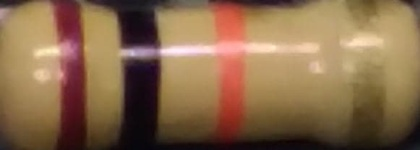
%> input picture 8.jpg, 420 x 150 px, shrunk from 581 x 207 before the run
$ octave untitled6.m   (GNU Octave 9; MATLAB toolbox functions it lacks are replaced by stand-ins)
%> lines starting %> are read from the running program, lines starting %| are printed output that depends on the picture
### onewaymg.m
%arr = L;%[1 1 2 2; 1 1 2 2; 3 3 4 4; 3 3 4 4]
function arr=onewaymg(arr,BW_)
unique_values = unique(arr);
list_ = [];

for i = 1:length(unique_values)
    [x, y] = find(arr == unique_values(i));
    locations = [x, y];
    %for j=1:length(locations)
    %end

    center_of_mass = mean(locations);

    new_element = [center_of_mass(1) center_of_mass(2)];
    list_ = vertcat(list_, new_element);

    fprintf('Center of mass for %d: (%.2f, %.2f)\n', unique_values(i), center_of_mass(1), center_of_mass(2));
end

%disp(list_);
output = []; % Initialize the output array

for i = 1:length(list_)
    myself = list_(i,:);
    result=[];
    for j = 1:length(list_)

        if j ~= i % Avoid concatenating an item with itself
            tmp = list_(j ,:);

            p1 = myself;
            p2 = tmp;

            delta = p2 - p1;
            angle = atan2(delta(2), delta(1)) * 180/pi;

            %disp(angle);
            result =[result angle]; % Concatenate the two items
        else
            result =[result inf];
        end

    end
    output = [output ; result]; % Append the result to the output array
end

%disp(output); % Display the output array

% Define the input matrix
var1 = output;%[1 2 3; 4 5 6; 7 8 9]

% Find the row and column indices of values between 3 and 5
[row_idx, col_idx] = find((var1 >= 70 & var1 <= 110) | (var1 >= -110 & var1 <= -70));

% Convert the row and column indices to (x,y) coordinates
[x, y] = meshgrid(1:size(var1, 2), 1:size(var1, 1));
x_values = x(sub2ind(size(var1), row_idx, col_idx));
y_values = y(sub2ind(size(var1), row_idx, col_idx));

% Print the (x,y) coordinates
disp('Coordinates of values between +-70 and +-110:');
%disp([x_values(:), y_values(:)]);
var1 = [x_values(:), y_values(:)];%[1 7; 2 8; 3 6];
[~, idx] = sort(var1(:, 2), 'descend');
var2 = [var1(idx, 2), var1(idx, 1)];
disp(var2);

btwx=[];
btwy=[];
for bwt=1:length(BW_)
    btx=BW_(bwt,:);
    for bxi=1:length(btx)
        if BW_(bwt,bxi)==1
            btwx=[btwx bxi];
            btwy=[btwy bwt];
            %scatter(bxi, bwt, 10, "yellow", 'filled');
        end
    end
end

% read the image
img =uint8(255 * mat2gray(arr));% outputImage;

% generate random x and y coordinates for the dots
x = list_(:,1);
y = list_(:,2);

% display the image
imshow(img);

% hold the current figure
hold on;

% plot the dots
scatter(y, x, 10, 'r', 'filled');
text(y, x, cellstr(num2str((1:length(x))')));
for kk=1:length(var2)
    tmplinet='b-';
    if mod(kk,5) == 0
        % 如果 kk 能被 5 整除
        tmplinet='g-';
    elseif mod(kk,5) == 1
        % 如果 kk 除以 5 余数为 1
        tmplinet='r-';
    elseif mod(kk,5) == 2
        % 如果 kk 除以 5 余数为 1
        tmplinet='r-';
    elseif mod(kk,5) == 3
        tmplinet='g-';
        % 如果 kk 除以 5 余数为 1
    elseif mod(kk,5) == 4
        tmplinet='b-';
        % 如果 kk 除以 5 余数为 4
    else
        tmplinet='r-';
        % 如果 kk 除以 5 余数不是 0、1 或 4
    end

    ps=plot(cat(1,list_(var2(kk,1),2), list_(var2(kk,2),2)),cat(1,list_(var2(kk,1),1), list_(var2(kk,2),1)), tmplinet, 'LineWidth', 2);

    % Define the two points
    point1 = [list_(var2(kk,1),2), list_(var2(kk,1),1)];
    point2 = [list_(var2(kk,2),2), list_(var2(kk,2),1)];

    % Calculate the midpoint
    midpoint = (point1 + point2) / 2;
    coefficients = polyfit([point1(1), point2(1)], [point1(2), point2(2)], 1);

    % Display the result
    %disp(midpoint);
    %text(midpoint(1), midpoint(2), "y=("+coefficients(1)+")x+("+coefficients(2)+")");
    ovov=point1(1):point2(1);
    vcx=(ovov.*coefficients(1))+coefficients(2);
    %scatter(ovov, vcx, 10, "yellow", 'filled');
    if length(ovov)<=0
        fprintf("X?X");
    else
        rv1=round(ovov);
        rv2=round(vcx);
        %[iqx  iqy]=intersections(ovov,vcx,btwx,btwy);
        %text(iqx, iqy, num2str(kk));
        prevx=inf;
        prevy=inf;
        countbx=0;
        for intx=1:length(rv1)
            if rv2(intx)<=length(BW_(:,1))&&rv1(intx)<=length(BW_(1,:))&&BW_(rv2(intx),rv1(intx))==1
                if abs(prevx-rv1(intx))~=1 && abs(prevy-rv2(intx))~=1
                    text(rv1(intx), rv2(intx), 'X');
                    countbx=countbx+1;
                end
                prevx= rv1(intx);
                prevy=rv2(intx);
            end
        end
        if countbx==1
            text(midpoint(1), midpoint(2), "<"+var2(kk,1)+">"+"<"+var2(kk,2)+">");
            arr(arr==var2(kk,1))=var2(kk,2);
            % arr(L==var2(pp,2))=varint;
        else
            text(midpoint(1), midpoint(2), "O");
        end
    end

end


%imshow(imoverlay(A,BW_,'cyan'),'InitialMagnification',67)

### untitled6.m
B = imread('8.jpg');
%> B is the input picture: size 150x420x3 uint8; mean R, G, B 136.5, 105.9, 75.2
A=rot90(B);
%A=B;
[L,N] = superpixels(A,50);
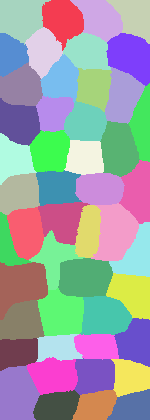
%> L: size 420x150 double; 48 distinct labels, from 1 to 48; one colour per label, 0 black
%> N = 48
BW = boundarymask(L);
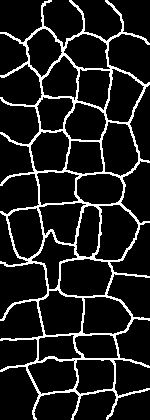
%> BW: size 420x150 logical; 11.6% white in thin lines or dots
L=onewaymg(L,BW);
%> in onewaymg, `unique_values = unique(arr);`: unique_values = 48 values from 1 to 48
%> the loop in onewaymg, `for i = 1:length(unique_values)` made 48 passes
%> new_element on passes 5 to 16: [51.72 43.93], [52.64 88.15], [55.07 12.31], [56.89 131], [80.56 61.86], [87.66 22.13], [97.26 123.3], [87.9 94.66], [125.7 142.8], [113.3 54.52], [123.4 19.87], [123.6 86.1]
%> list_ on passes 1 to 4: [18.62 21.79], [18.62 21.79; 20.58 63.38], [18.62 21.79; 20.58 63.38; 19.22 100.6], [18.62 21.79; 20.58 63.38; 19.22 100.6; 17.47 134.9]
%| Center of mass for 1: (18.62, 21.79)
%| Center of mass for 2: (20.58, 63.38)
%| Center of mass for 3: (19.22, 100.61)
%| Center of mass for 4: (17.47, 134.94)
%| Center of mass for 5: (51.72, 43.93)
%| Center of mass for 6: (52.64, 88.15)
%| Center of mass for 7: (55.07, 12.31)
%| Center of mass for 8: (56.89, 130.97)
%> (further printed lines are left out)
%> after the loop in onewaymg, `for i = 1:length(unique_values)`: list_ = 48 rows, first 12: [18.62 21.79; 20.58 63.38; 19.22 100.6; 17.47 134.9; 51.72 43.93; 52.64 88.15; 55.07 12.31; 56.89 131; 80.56 61.86; 87.66 22.13; 97.26 123.3; 87.9 94.66]
%> the loop in onewaymg, `for i = 1:length(list_)` made 48 passes
%> after the loop in onewaymg, `for i = 1:length(list_)`:
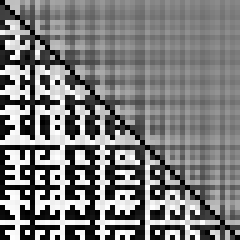
%> output: size 48x48 double (shown 5 times larger); 2.08% of the values are NaN or infinite; the others: min -180, max 180, mean -0.745; drawn with min black, max white, NaN and infinite black
%> after the loop in onewaymg, `for i = 1:length(list_)`: angle = -89.56; delta = [0.301 -39]; p1 = [406.3 96.36]; p2 = [406.6 57.36]
%> in onewaymg, `[row_idx, col_idx] = find((var1 >= 70 & var1 <= 110) | (var1 >= -110 &..`: row_idx = 180 values from 1 to 48
%> in onewaymg, `y_values = y(sub2ind(size(var1), row_idx, col_idx));`: y_values = 180 values, max 48 at index 171, min 1 at index 5, mean 23.76
%> in onewaymg, `var1 = [x_values(:), y_values(:)];`: var1 = 180 rows, first 12: [1 2; 1 3; 1 4; 1 8; 2 1; 2 3; 2 4; 3 1; 3 2; 3 4; 4 1; 4 2]
%> in onewaymg, `[~, idx] = sort(var1(:, 2), 'descend');`: idx = 180 values, max 180 at index 6, min 1 at index 174, mean 90.5
%> in onewaymg, `var2 = [var1(idx, 2), var1(idx, 1)];`: var2 = 180 rows, first 12: [48 45; 48 46; 48 47; 47 45; 47 46; 47 48; 46 45; 46 47; 46 48; 45 43; 45 44; 45 46]
%> (printed output is left out)
%> after the loop in onewaymg, `for bwt=1:length(BW_)`: btwx = 7303 values, max 150 at index 736, min 1 at index 325, mean 75.43; btwy = 7303 values from 1 to 420
%> in onewaymg, `img =uint8(255 * mat2gray(arr));`:
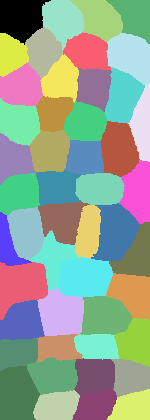
%> img: size 420x150 uint8; 48 distinct labels, from 0 to 255; one colour per label, 0 black
%> in onewaymg, `x = list_(:,1);`: x = 48 values, max 407.5 at index 46, min 17.47 at index 4, mean 211.3
%> in onewaymg, `y = list_(:,2);`: y = 48 values, max 142.8 at index 13, min 8.94 at index 29, mean 75.2
%> the loop in onewaymg, `for kk=1:length(var2)` made 180 passes
%> (tmplinet, point1, point2, midpoint, coefficients) on passes 1 to 10: ('r-', [96.36 406.3], [18.01 394.9], [57.19 400.6], [0.145 392.3]), ('r-', [96.36 406.3], [132.9 407.5], [114.6 406.9], [0.0329 403.2]), ('g-', [96.36 406.3], [57.36 406.6], [76.86 406.5], [-0.00772 407.1]), ('b-', [57.36 406.6], [18.01 394.9], [37.69 400.8], [0.297 389.6]), ('g-', [57.36 406.6], [132.9 407.5], [95.12 407.1], [0.0119 405.9]), ('r-', [57.36 406.6], [96.36 406.3], [76.86 406.5], [-0.00772 407.1]), ('r-', [132.9 407.5], [18.01 394.9], [75.44 401.2], [0.109 393]), ('g-', [132.9 407.5], [57.36 406.6], [95.12 407.1], [0.0119 405.9]), ('b-', [132.9 407.5], [96.36 406.3], [114.6 406.9], [0.0329 403.2]), ('g-', [18.01 394.9], [95.29 376.1], [56.65 385.5], [-0.244 399.3])
%> after the loop in onewaymg, `for kk=1:length(var2)`:
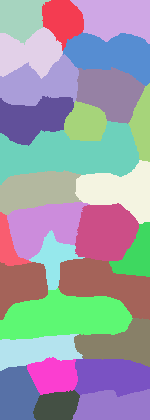
%> arr: size 420x150 double; 26 distinct labels, from 2 to 48; one colour per label, 0 black
%> after the loop in onewaymg, `for kk=1:length(var2)`: countbx = 3; prevx = 109; prevy = 49; rv1 = 110 values from 22 to 131; rv2 = 110 values from 19 to 57
imshow(imoverlay(A,BW,'cyan'),'InitialMagnification',67)
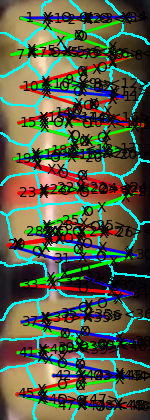
%> figure redrawn from the program's plot data
outputImage = zeros(size(A),'like',A);
%> outputImage: size 420x150x3 uint8; every value is 0
idx = label2idx(L);
%> idx = 48 items
numRows = size(A,1);
%> numRows = 420
numCols = size(A,2);
%> numCols = 150
for labelVal = 1:N
    redIdx = idx{labelVal};
    greenIdx = idx{labelVal}+numRows*numCols;
    blueIdx = idx{labelVal}+2*numRows*numCols;
    outputImage(redIdx) = mean(A(redIdx));
    outputImage(greenIdx) = mean(A(greenIdx));
    outputImage(blueIdx) = mean(A(blueIdx));
end
%> this loop made 48 passes
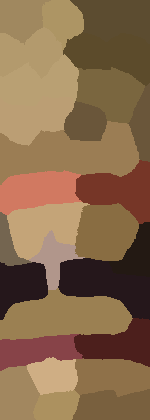
%> outputImage: size 420x150x3 uint8; mean R, G, B 136.4, 105.9, 75.2
figure
imshow(outputImage,'InitialMagnification',67)
